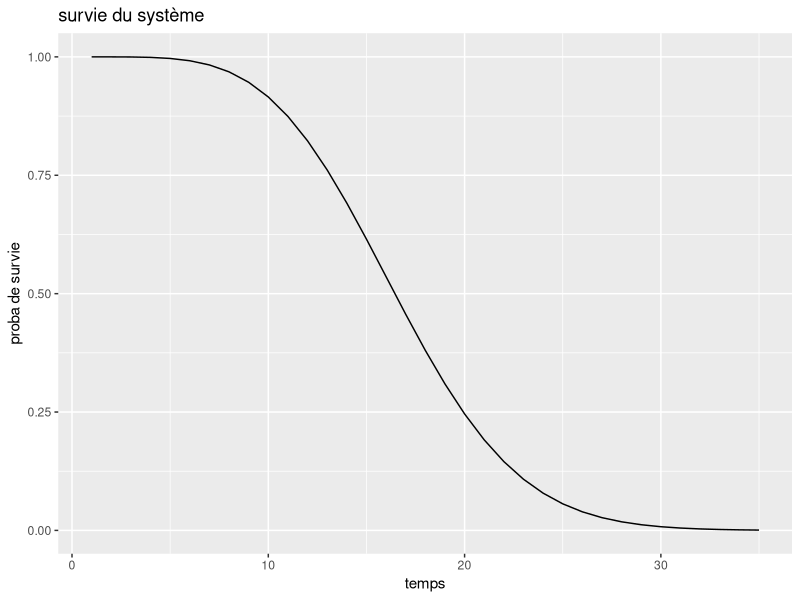
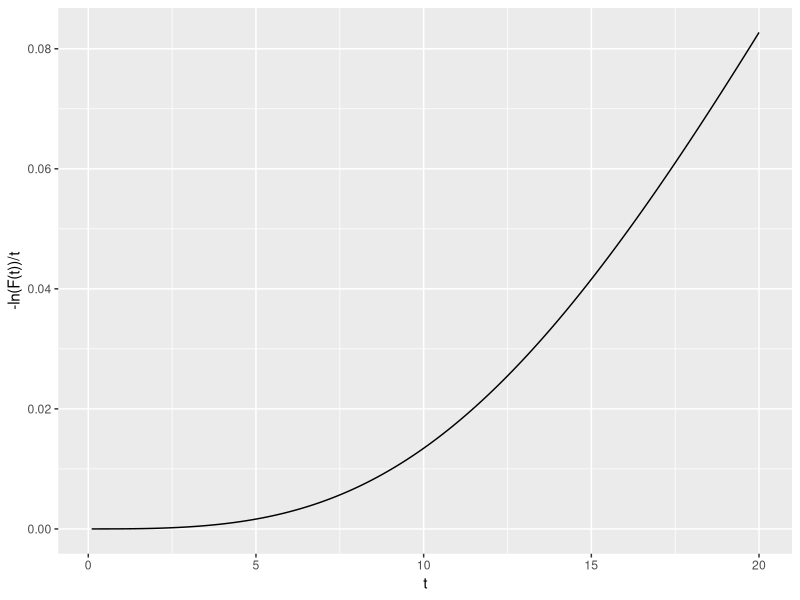
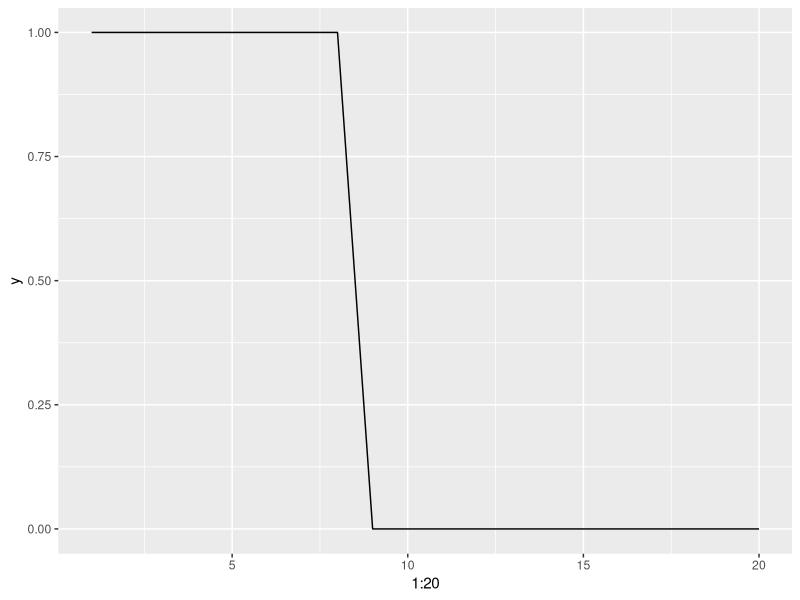
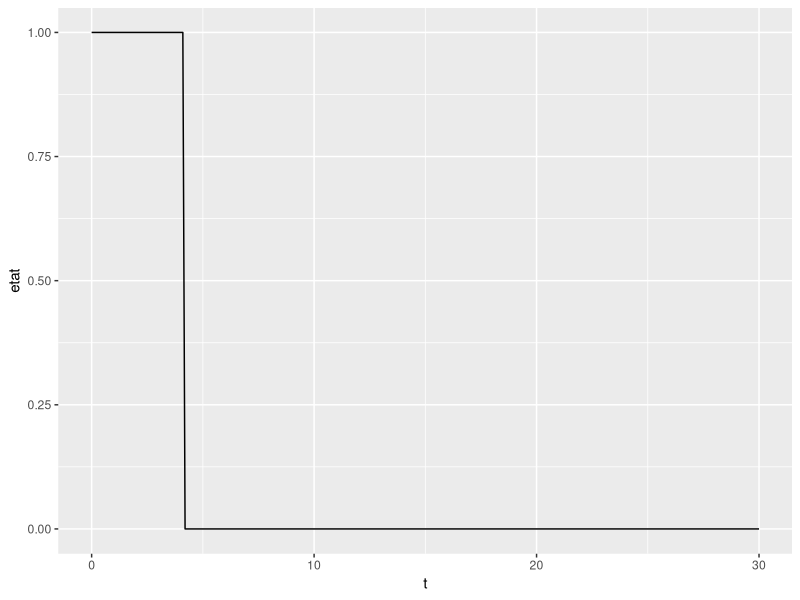
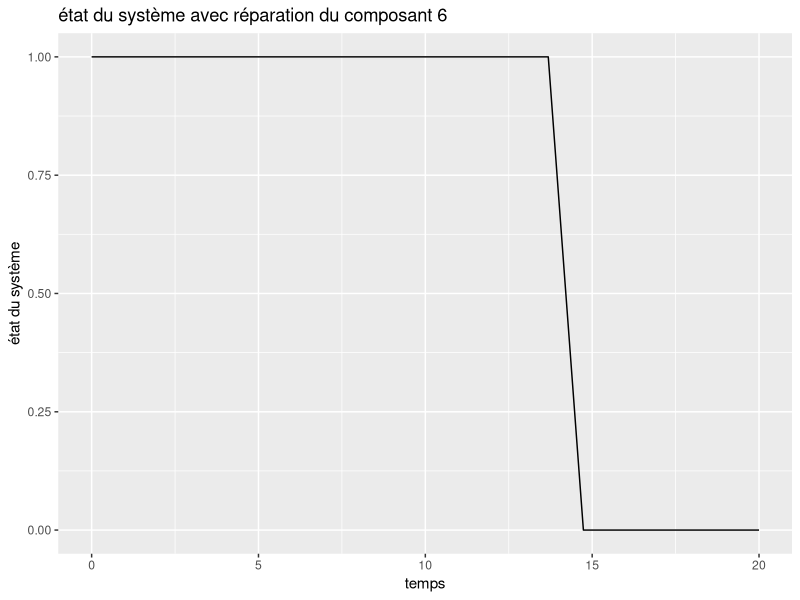

Write R code to recreate these figures, in order. (Note: this script raises an error after producing the figures.)
library(magrittr)
library(dplyr)
library(ggplot2)

# TP 1 

## Question 1

phi <- function(x){
  rep <- ((x[3]*(1-(1-x[1])*(1-x[2]))*(1-(1-x[4])*(1-x[5])))+(1-x[3])*(1-(1-x[1]*x[4])*(1-x[2]*x[5])))*(1-(1-x[6]*x[7])*(1-x[8])*(1-x[9]))
  return(rep)
}

## Question 2

phi_function <- function(loi, lambda, beta, t){
  R1 <- 1-loi(t, shape = beta, scale = lambda)
  R2 <- 1-loi(t, shape = beta, scale = lambda)
  R3 <- 1-loi(t, shape = beta, scale = lambda)
  R4 <- 1-loi(t, shape = beta, scale = lambda)
  R5 <- 1-loi(t, shape = beta, scale = lambda)
  R6 <- 1-loi(t, shape = beta, scale = lambda)
  R7 <- 1-loi(t, shape = beta, scale = lambda)
  R8 <- 1-loi(t, shape = beta, scale = lambda)
  R9 <- 1-loi(t, shape = beta, scale = lambda)
  rep <- ((R3[t]*(1-(1-R1[t])*(1-R2[t]))*(1-(1-R4[t])*(1-R5[t])))+(1-R3[t])*(1-(1-R1[t]*R4[t])*(1-R2[t]*R5[t])))*(1-(1-R6[t]*R7[t])*(1-R8[t])*(1-R9[t]))
  return(rep)
}




## Question 3

# plot(phi_function(pweibull, 20, 2, 0:35), type = 'l')

g <- ggplot() +
  geom_line(aes(x = 1:35, y = phi_function(pweibull, 20, 2, 0:35))) +
  labs(title = "survie du système",
       x = "temps",
       y = "proba de survie")

g

## Question 4

# survie <- function(lambda, beta, t){
#   R1 <- 1-pweibull(t, shape = beta, scale = lambda)
#   R2 <- 1-pweibull(t, shape = beta, scale = lambda)
#   R3 <- 1-pweibull(t, shape = beta, scale = lambda)
#   R4 <- 1-pweibull(t, shape = beta, scale = lambda)
#   R5 <- 1-pweibull(t, shape = beta, scale = lambda)
#   R6 <- 1-pweibull(t, shape = beta, scale = lambda)
#   R7 <- 1-pweibull(t, shape = beta, scale = lambda)
#   R8 <- 1-pweibull(t, shape = beta, scale = lambda)
#   R9 <- 1-pweibull(t, shape = beta, scale = lambda)
#   rep <- -log(((R3[t]*(1-(1-R1[t])*(1-R2[t]))*(1-(1-R4[t])*(1-R5[t])))+(1-R3[t])*(1-(1-R1[t]*R4[t])*(1-R2[t]*R5[t])))*(1-(1-R6[t]*R7[t])*(1-R8[t])*(1-R9[t]))/t)
#   # rep <- -log(rep)/t
#   return(rep)
#   # rep <- -log(1 - phi_function(lambda, beta, t))/t
# }

survie <- function(lambda, beta, t){
  rep=NULL
  for(i in 1:length(t)){
    R1 <- 1-pweibull(t[i], shape = beta, scale = lambda)
    R2 <- 1-pweibull(t[i], shape = beta, scale = lambda)
    R3 <- 1-pweibull(t[i], shape = beta, scale = lambda)
    R4 <- 1-pweibull(t[i], shape = beta, scale = lambda)
    R5 <- 1-pweibull(t[i], shape = beta, scale = lambda)
    R6 <- 1-pweibull(t[i], shape = beta, scale = lambda)
    R7 <- 1-pweibull(t[i], shape = beta, scale = lambda)
    R8 <- 1-pweibull(t[i], shape = beta, scale = lambda)
    R9 <- 1-pweibull(t[i], shape = beta, scale = lambda)
    rep[i] <- -log(((R3*(1-(1-R1)*(1-R2))*(1-(1-R4)*(1-R5)))+(1-R3)*(1-(1-R1*R4)*(1-R2*R5)))*(1-(1-R6*R7)*(1-R8)*(1-R9)))/t[i]
  }
  return(rep)
}


# survie(20, 2, seq(0.1, 20, 0.1))

g <- ggplot() +
  geom_line(aes(x = seq(0.1, 20, 0.1), y = survie(20, 2, seq(0.1, 20, 0.1)))) +
  labs(x = "t",
       y = "-ln(F(t))/t")

g


# Question 5 
# simulation d'une loi de weibull avec la méthode des quantile. 

inverse_pweibull <- function(lambda, beta, u){
  rep <- lambda*(-(log(1-u)^(1/beta)))
  return(rep)
}

phi2 <- function(a, n, lambda, beta){
  t <- seq(0, a,length.out =n)
  y <- rep(0,n)
  u <- runif(9,0,1)
  x <- matrix(0, nrow = n, ncol = 9)
  
  for(i in 1:n){
    for(j in 1:9){
      if(t[i] < (lambda*(-log(u[j]))^(1/beta))){
        x[i,j] <- 1
      }
    }
    y[i] <- phi(x[i,])
  }
  return(y)
}
# phi2(4,20,2,1)
# plot(phi2(4,20,2,1),type="l")

g <- ggplot() +
  geom_line(aes(x = 1:20, y = phi2(4,20,2,1))) +
  labs(y = "y")

g

# Question 5 

# inverse_pweibull <- function(lambda, beta, u){
#   rep <- lambda*(-(log(1-u)^(1/beta)))
#   return(rep)
# }
# 
# phi2 <- function(lambda, beta, a, n){
#   u <- runif(9)
#   t <- seq(0, a, n)
#   x <- matrix(0, nrow = n, ncol = 9)
#   
#   for(i in 1:n){
#     for(j in 1:9){
#       if(t[i] < inverse_pweibull(lambda, beta, u)){
#         x[i,j] <- 1
#       }
#     }
#     rep[i] <- phi(x[i,])
#   }
# }

# Question 6

phi23 <- function(a, n, lambda, beta){
  t <- seq(0, a,length.out =n)
  y <- rep(0,n)
  u <- runif(9,0,1)
  x <- matrix(0, nrow = n, ncol = 9)
  for(i in 1:n){
    for(j in 1:9){
      if(t[i] < (lambda*(-log(u[j]))^(1/beta))){
        x[i,j] <- 1
      }
      
    }
    if (x[i,j]==0) { break }
    
  }
  return(i-1)
}
phi23(4,36,2,1)

# Question 7

n_realisation_T<-function(a, n, lambda, beta,ntot){
  vect=NULL
  for(i in 1:ntot){
    vect[i]=phi23(a, n, lambda, beta)
  }
  return(vect)
}
n_realisation_T(4,36,2,1,40)
sum(n_realisation_T(4,36,2,1,40))

mu=function(a, n, lambda, beta,ntot){
  v=n_realisation_T(a, n, lambda, beta,ntot)
  1/ntot*sum(v)
}
mu(4,36,2,1,40)

# Projet 2

## Question 1

phi <- function(x){
  rep <- (x[5]*((1-(1-x[1])*(1-x[2]))*(1-(1-x[3])*(1-x[4])))+(1-x[5])*(1-(1-x[1]*x[3])*(1-x[2]*x[4])))*x[6]*(1-(1-x[7]*x[10])*(1-x[8]*x[9]))
  return(rep)
}

# Question 2

lambda = 5
beta = 5
t <- seq(0, 30, 0.1)

simu_etat_systeme <- function(lambda, beta, t){
  X <- matrix(data = rep(0, 10*length(t)), ncol = 10, nrow = length(t))
  S <- rep(0,length(t))
  u <- runif(10, 0, 1)
  w <- rweibull(10, lambda, beta)
  max <- max(t)
  
  for(i in 1:length(t)){
    for(j in 1:10){
      if(t[i] < w[j]){
        X[i,j] <- 1
      }
    }
    S[i] <- phi(X[i,])
    if((S[i] == 0) && (S[i-1] == 1)){
      max <- t[i - 1]
    }
  }
  return(list(etat = S, last = max))
}

test <- simu_etat_systeme(lambda, beta, t)

g <- ggplot() +
  geom_line(aes(x = t, y = test[[1]])) +
  labs(x = "t",
       y = "etat")

g

# Simulation

simu_T <- function(n){
  n <- 100
  simu <- rep(-1, n)
  for(i in 1:n){
    simu[i] <- simu_etat_systeme(lambda, beta, t)[[2]]
  }
  return(simu)
}

n <- 100
simu <- simu_T(n)

esperance <- mean(simu)

confint <- c(mean(simu) - 1.96 * sd(simu)/sqrt(n), mean(simu) + 1.96 * sd(simu)/sqrt(n))

# code younes



# Exercice 3

# a <- 10
# n <- 100
# lambda <- 5
# beta <- 5
# inter <- 5
# t <- seq(0, a, length.out = n + 1)
# 
# phi2 <- function(a, n, lambda, beta, t, inter){
#   y <- rep(0,n)
#   u <- runif(10,0,1)
#   x <- matrix(0, nrow = n, ncol = 10)
#   p <- a/n*(1:n)*inter # p : vecteur qui contient les différents moments ou le méchanicien remet en marche la composante x[6]
#   # p ne donne pas ce que je veux
#   w <- rweibull(10, lambda, beta)
#   
#   for(i in 1:length(t)){
#     for(j in 1:10){
#       if(j == 6){
#         if(t[i] %in% p){
#           w[j] <- w[j] + t[i]
#         }
#       }
#       if(t[i] < w[j]){
#         x[i,j] <- 1
#       }
#     }
#     y[i] <- phi(x[i,])
#   }
#   return(y)
# }
# la fonction ne compile pas


# code camille

# Exercice 3
#  a

u=seq(0, 4,length.out =40)
# ----------------------------------------------------------------------------#
fonction_interval=function(n,inter,i){
  t=NULL
  d=NULL
  for (v in seq(1,n,inter)) {
    if(v==i){
      t[v]=1
    }
    else{
      t[v]=0
    }
  }
  t=t[!is.na(t)]
  t
  w=sum(t)
  if(w==0){
    d=0
  }
  else{
    d=1 
  }
  return(d)
}

fonction_interval(20,2,7)
seq(1,20,2)

#---------------------------------------------------------------------------#

phi2 <- function(a, n, lambda, beta,inter){
  t <- seq(0, a,length.out =n)
  y <- rep(0,n)
  u <- runif(10,0,1)
  x <- matrix(0, nrow = n, ncol = 10)
  
  for(i in 1:n){
    for(j in c(1,2,3,4,5,7,8,9,10)){
      if(t[i] < (lambda*(-log(u[j]))^(1/beta))){
        x[i,j] <- 1
      }
    }
  }
  d=0
  for(i in 1:n){
    if(t[i-d] < (lambda*(-log(u[6]))^(1/beta))){
      x[i,6] <- 1
    }
    if(fonction_interval(n,inter,i)==1 & x[i,6]==0){ 
      d <- i
      u[6] <- runif(1,0,1)
    }
  }
  # y[i] <- phi(x[i,])
  return(x)
}
(b=phi2(20,20,10,15,4))

phi3 <- function(a, n, lambda, beta,inter){
  y=NULL
  matrice=phi2(a, n, lambda, beta,inter)
  for (i in 1:n) {
    y[i]=phi(matrice[i,]) 
  }
  return(y)
}

a <- 20
n <- 20
lambda <- 15
beta <- 3
inter <- 7

(s=phi3(a,n,lambda,beta,inter))

g <- ggplot() +
  geom_line(aes(x = seq(0, a, length.out = n), y = phi3(a,n,lambda,beta,inter))) +
  labs(title = "état du système avec réparation du composant 6",
    x = "temps",
    y = "état du système")

g
#  b

#---   E(T)  ------------------------------------------------------

tp_i_de_panne <- function(a, n, lambda, beta,inter){
  y=NULL
  d=0
  matrice=phi2(a, n, lambda, beta,inter)
  for (i in 1:n) {
    y[i]=phi(matrice[i,]) 
  }
  for (i in n:1){
    if(y[i]==1 & i==n ){
      d=n
      break
    }
    if(y[i]==1){
      d=i+1
      break
    }
  }
  #  if(d==n){
  #    return("Pas de panne sur le temps T")
  #  }
  #  if(d<n & d>0){
  #    return(d)
  #  }
  return(d)
}
tp_i_de_panne(20,20,15,3,7)

nbtot_realisation_t=function(a, n, lambda, beta,inter,nbtot){
  vector=NULL
  for(i in 1:nbtot){
    vector[i]=tp_i_de_panne(a, n, lambda, beta,inter)
  }
  return(vector)
}

nbtot_realisation_t(20,20,15,3,7,8)

E_T=function(a, n, lambda, beta,inter,nbtot){
  t=nbtot_realisation_t(a, n, lambda, beta,inter,nbtot)
  moyenne=(1/nbtot)*sum(t)
  return(moyenne)
}
E_T(20,20,15,3,7,8)

#---   E(N)  ------------------------------------------------------

nb_intervention <- function(a, n, lambda, beta,inter){
  t <- seq(0, a,length.out =n)
  y <- rep(0,n)
  u <- runif(10,0,1)
  x <- matrix(0, nrow = n, ncol = 10)
  
  for(i in 1:n){
    for(j in c(1,2,3,4,5,7,8,9,10)){
      if(t[i] < (lambda*(-log(u[j]))^(1/beta))){
        x[i,j] <- 1
      }
    }
  }
  d=0
  intervention=0
  for(i in 1:n){
    if(t[i-d] < (lambda*(-log(u[6]))^(1/beta))){
      x[i,6] <- 1
    }
    if(fonction_interval(n,inter,i)==1){
      intervention <- intervention + 1
      if(x[i,6] == 0){
        d <- i
        u[6] <- runif(1,0,1)
      }
    }
  }
  return(intervention)
}
nb_intervention(20,20,15,3,7)


nb_realisation_intervention=function(a, n, lambda, beta,inter,nbtot){
  vector=NULL
  for(i in 1:nbtot){
    vector[i]=nb_intervention(a, n, lambda, beta,inter)
  }
  return(vector)
}

nb_realisation_intervention(20,20,15,3,7,7)

moyenne_intervention=function(a, n, lambda, beta,inter,nbtot){
  moyenne=(1/nbtot)*sum(nb_realisation_intervention(a, n, lambda, beta,inter,nbtot))
  return(moyenne)
}

moyenne_intervention(20,20,15,3,7,7)

recompense<-function(a, n, lambda, beta,inter,nbtot,cout,gain){
  r=gain*E_T(a, n, lambda, beta,inter,nbtot)-cout*moyenne_intervention(a, n, lambda, beta,inter,nbtot)
  return(r)
}
recompense(20,20,15,3,3,7,2,3.5)

a_val <- 20
n_val <- 20
lambda_val <- 15
beta_val <- 3
nbtot_val <- 7
cout_val <- 100
gain_val <- 250

recompense<-function(a=a_val, n=n_val, lambda=lambda_val, beta=beta_val,inter,nbtot=nbtot_val,cout=cout_val,gain=gain_val){
  r=gain*E_T(a, n, lambda, beta,inter,nbtot)-cout*moyenne_intervention(a, n, lambda, beta,inter,nbtot)
  return(r)
}
recompense(2)
solution=optimize(recompense,c(0, 20),maximum = TRUE)
solution

for(i in 1:n){
  y[i] <- recompense(i)
}
plot(y)
